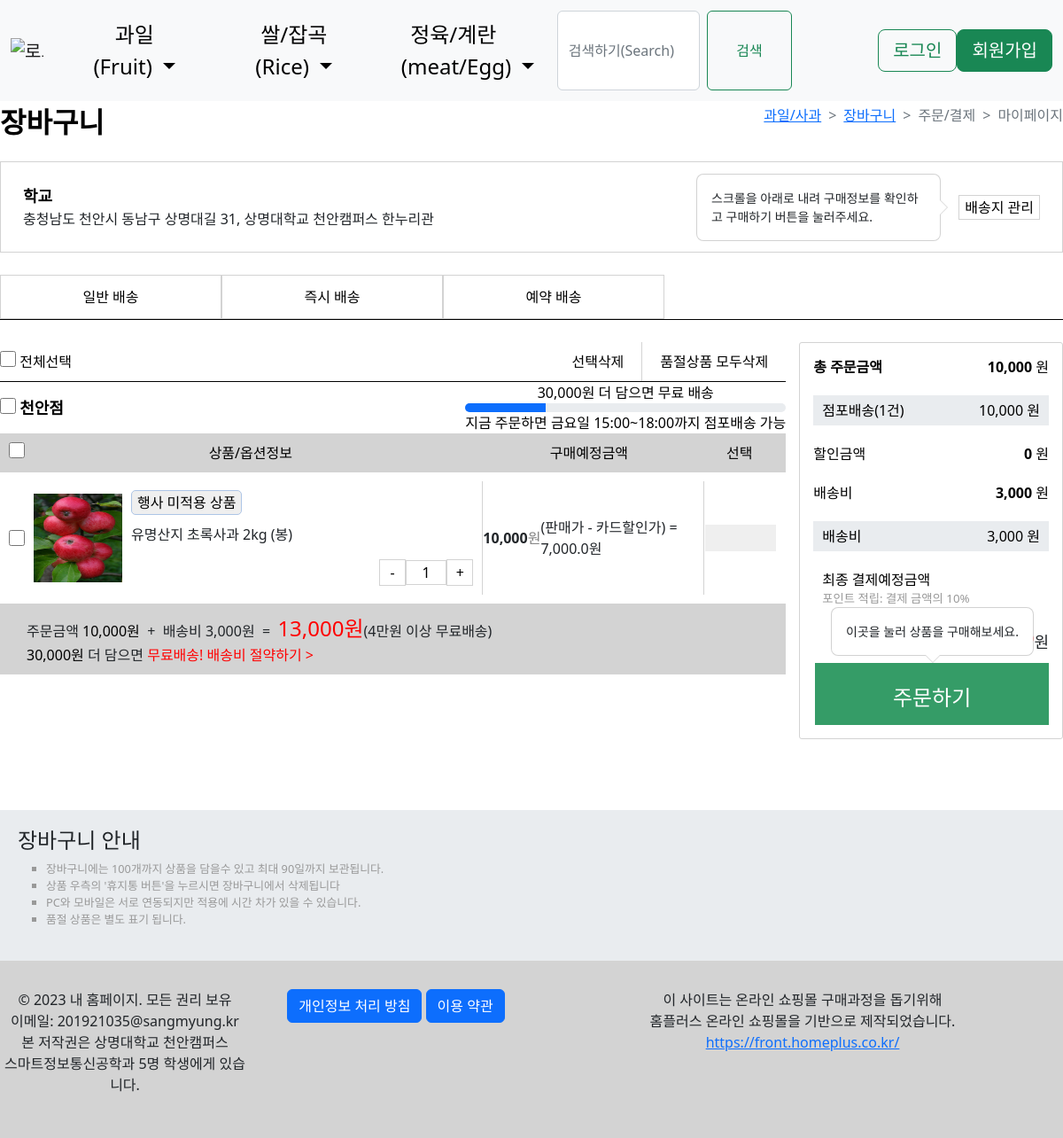
The page /cart/5/ on the database its author committed.
### helpyou/models.py (models this page shows, shortened)
class Product(models.Model):
    categorybig = models.ForeignKey(CategoryBig, on_delete=models.CASCADE, default='')
    categorysmall = models.ForeignKey(CategorySmall, on_delete=models.CASCADE, default='')
    name = models.CharField(max_length=30)  # 상품명
    country = models.CharField(max_length=30) # 원산지
    price = models.IntegerField() # 가격
    unit = models.CharField(max_length=10) # 단위 (개 or BAG) 예) 몇 개당 얼마
    card = models.CharField(max_length=30, null=False, default='3000') # 배송비 3000원
    delivery = models.CharField(max_length=30, null=False, default='3000') # 배송비 3000원
    main_image = models.ImageField(upload_to='helpyou/files/%Y/%m/%d', blank=True) # 메인 이미지
    sub_image1 = models.ImageField(upload_to='helpyou/files/%Y/%m/%d', blank=True) # 서브 이미지 1
    sub_image2 = models.ImageField(upload_to='helpyou/files/%Y/%m/%d', blank=True)  # 서브 이미지 2
    sub_image3 = models.ImageField(upload_to='helpyou/files/%Y/%m/%d', blank=True)  # 서브 이미지 3

### helpyou/views.py (the view)
# urls.py: path('cart/<int:pk>/', views.Cart.as_view()),                   # 장바구니
class Cart(DetailView):
    model = Product
    template_name='helpyou/cart.html'
    product = CategorySmall.objects.all()
    def get_context_data(self, **kwargs):
        context = super(Cart, self).get_context_data()  # lecture_list를 가져옴 # 상위에서 가져오기 때문
        context['categoriesbig'] = CategoryBig.objects.all()  # CategoryBig DB의 내용
        context['categoriessmall'] = CategorySmall.objects.all()  # CategoryBig DB의 내용
        return context

### helpyou/templates/helpyou/cart.html (shortened to what this page needs)
{% extends 'helpyou/base.html' %}
{% load static %}
{% load mathfilters %}
{% load humanize %}
    {% block css_area %}
      <link href="{% static 'helpyou/css/cart.css' %}" rel="stylesheet" type="text/css">
    {% endblock %}
    {% block main_area %}
    <link href="https://cdn.jsdelivr.net/npm/bootstrap@5.2.3/dist/css/bootstrap.min.css" rel="stylesheet"
>
    <div class="cart-title-container">
      <span class="cart-title">장바구니</span>
      <nav style="--bs-breadcrumb-divider: '>';" aria-label="breadcrumb">
        <ol class="breadcrumb">
            <li class="breadcrumb-item"><a href="/category/과일/사과/{{ product.pk }}">과일/사과</a></li>
            <li class="breadcrumb-item"><a href="/cart/{{ product.pk }}">장바구니</a></li>
            <li class="breadcrumb-item active" aria-current="page">주문/결제</li>
            <li class="breadcrumb-item active" aria-current="page">마이페이지</li>
        </ol>
      </nav>
    </div>
    <div class="cart-address-container">
      <div class="cart-address">
        <div class="location-address">
        <span class="location">학교</span>
        <div class="address">
          충청남도 천안시 동남구 상명대길 31, 상명대학교 천안캠퍼스 한누리관
        </div>
      </div>
        <div class="admin-address-button-container">
          <button type="button" class="admin-address-button"
          data-bs-container="body" data-bs-toggle="popover" data-bs-placement="left"
                  data-bs-content="스크롤을 아래로 내려 구매정보를 확인하고 구매하기 버튼을 눌러주세요." id="scrollGuide">배송지 관리</button>
        </div>
      </div>
    </div>
    <div class="bodywrapper">
      <div class="address-method-button-container">
        <div class="address-method-button">
          <button type="button" >일반 배송</button>
          <button type="button" >즉시 배송</button>
          <button type="button" >예약 배송</button>
        </div>
      </div>
      <div class="order-container">
        <div class="order-left-container">
          <div class="all-check-del-container">
            <div class="all-check-container">
              <label for="all-check">
              <input type="checkbox" id="all-check" class="check-check">
              <span>전체선택</span>
            </label>
            </div>
            <div class="del-container">
              <span class="choose-del"> <button type="button" style="border-right: 1px solid lightgray;">선택삭제</button></span>
              <span class="soldout-del"><button type="button">품절상품 모두삭제</button></span>
            </div>
          </div>
          <div class="choose-container">
            <div class="location-freedel-container">
              <div class="location-container">
                <label for="location-check">
                  <input type="checkbox" id="location-check" class="check-check">
                  <span class="location">천안점</span>
                </label>
              </div>
              <div class="free-del-container">
                <div class="freedel-container">
                  <div class="free-del" style="display: inline;"></div><span>{{ 40000|sub:product.price|intcomma }}원 더 담으면 무료 배송</span>
                </div>
                <div class="free-progress-container">
                  <div class="progress" style="height: 10px;">
                    <div class="progress-bar" role="progressbar" aria-label="Example 1px high" style="width: 25%;" aria-valuenow="25" aria-valuemin="0" aria-valuemax="100"></div>
                  </div>
                </div>
                <div class="del-time-container">
                  <span class="del-time">지금 주문하면 금요일 15:00~18:00까지 점포배송 가능</span>
                </div>
              </div>
            </div>
            <div class="option-product-pricedel-container">
              <div class="option-container" id="option-product-pricedel-same">
                <div class="check-title" style="flex: 0;">
                  <input type="checkbox" id="option" class="check-check"></input>
                </div>
                <div class="product-option-title" style="flex: 6;">
                  <span>상품/옵션정보</span>
                </div>
                <div class="buy-expect-title" style="flex: 3;">
                  <span>구매예정금액</span>
                </div>
                <div class="choose-title" style="flex: 1;">
                  <span>선택</span>
                </div>
              </div>
              <div class="buy-expect-container">
                <div class="check" style="flex: 0;"><input type="checkbox" id="option" class="check-check"></input></div>
                <div class=" product-option" style="flex: 6; display: flex; flex-direction: row; align-items: center;">
                  <div class="product-image" style="height: auto; width: auto;">
                      <img src="{{ product.main_image.url }}" alt="{{ product.name }}" width="100px" height="100px"></img>
                  </div>
                  <div class="product-image-right">
                  <div class="product-title-container">
                    <button type="button" class="event-button">행사 미적용 상품 </button>
                    <p class="product-title">{{ product.name }}</p>
                  </div>
                  <div class="adjust-quantity-container">
                    <button class="minus" type="button">-</button>
                      <input type="text" value="1"></input>
                    <button class="plus" type="button">+</button>
                </div>
                </div>
              </div>
                <div class="buy-expect" style="flex: 3;">
                  <div class="expected-price">{{ product.price|intcomma }}</div><span style="color: gray;">원</span>
                  <div>(판매가 - 카드할인가) = {{ product.price|sub:product.card|intcomma }}원</div>
                </div>
                <div class="choose" style="flex: 1;">
                  <button type="button" class="trash-can-button"></button>
                </div>
              </div>
              <div class="delprice-container" id="option-product-pricedel-same">
                <div class="receipt">
                  주문금액 <span class="order-price">{{ product.price|intcomma }}원</span> &nbsp;+ &nbsp;배송비 {{ product.delivery|intcomma }}원 &nbsp;= &nbsp;<span class="total-price">{{ product.price|add:product.delivery|intcomma }}원</span>(4만원 이상 무료배송)
                </div>
                <div class="save-delprice">
                  <span total-product-price>{{40000|sub:product.price|intcomma}}원 </span>더 담으면 <span> <a href="#" style="text-decoration: none; color: red;"> 무료배송! 배송비 절약하기 ></a></span>
                </div>
              </div>
            </div>
          </div>
        </div>
        <div class="order-right-container">
          <div class="total-container">
            <div class="pay-container">
            <div class="right-total-price-container">
              <span id="more-bold">총 주문금액</span>
              <div class="right-total-price">
                <span class="right-total" id="more-bold">{{product.price|intcomma}}</span><span> 원</span>
              </div>
            </div>
          </div>
          <div class="totalbox-container">
            <div class="right-totalbox-price-container">
              <span>점포배송(<span class="num">1</span><span>건)</span></span>
              <div class="right-totlabox-price">
                <span class="right-total">{{ product.price|intcomma }}<span> 원</span></span>
              </div>
            </div>
          </div>
          <div class="discount-container">
            <div class="right-discount-price-container">
              <span>할인금액</span>
              <div class="right-discount-price">
                <span class="right-account" id="more-bold">0</span><span> 원</span>
              </div>
            </div>
          </div>
        <div class="deliver-container">
          <div class="right-deliver-price-container">
            <span>배송비</span>
            <div class="right-deliver-price">
              <span class="right-deliver" id="more-bold">{{ product.delivery|intcomma }}</span><span> 원</span>
            </div>
          </div>
        </div>
        <div class="deliverbox-container">
          <div class="right-deliverbox-price-container">
            <span>배송비</span>
            <div class="right-deliverbox-price">
              <span class="right-deliverbox">{{ product.delivery|intcomma }} 원</span>
            </div>
          </div>
        </div>
      <div class="pay-befo-container">
        <div class="pay-accum-container">
          <span>최종 결제예정금액</span>
          <p class="accum-point">포인트 적립: 결제 금액의 10%</p>
        </div>
        <div class="pay-befo-price-container">
          <span class="right-total" style="color: red; font-size: x-large;">{{product.price|add:product.delivery|intcomma}}</span><sub style="font-size: large;">원</sub>
      </div>
      </div>
      <div class="payment-button" id="target">
        <button type="button" onclick="location.href='/payment/{{ product.pk }}'"
        id="cartPopover"
        data-bs-container="body" data-bs-toggle="popover" data-bs-placement="bottom"
        data-bs-content="이곳을 눌러 상품을 구매해보세요."
        >주문하기</button>
      </div>
    </div>
        </div>
      </div>
      <div class="cart-explain-container">
        <h4>장바구니 안내</h4>
        <ul class="cart-explain">
          <li>장바구니에는 100개까지 상품을 담을수 있고 최대 90일까지 보관됩니다.</li>
          <li>상품 우측의 '휴지통 버튼'을 누르시면 장바구니에서 삭제됩니다</li>
          <li>PC와 모바일은 서로 연동되지만 적용에 시간 차가 있을 수 있습니다.</li>
          <li>품절 상품은 별도 표기 됩니다.</li>
        </ul>
      </div>
    </div>
  {% endblock %}

### helpyou/static/helpyou/css/cart.css (style rules this page uses)
.cart-title-container { margin-bottom: 20px; display: flex; justify-content: space-between; align-items: center; }
.cart-address-container { border: 1px solid lightgray; padding: 25px; margin-bottom: 25px; }
.cart-address { display: flex; justify-content: space-between; align-items: center; }
.cart-title { font-size: xx-large; font-weight: bold; }
.admin-address-button { border: 1px solid lightgray; background-color: white; }
.address-method-button-container { border-bottom: 1px solid black; margin-bottom: 25px; }
.address-method-button { display: flex; gap: 0; }
.address-method-button button { padding: 10px 20px; background-color: white; color: black; border: 1px solid lightgray; width: 250px; height: 50px; }
.order-container { display: flex; }
.order-left-container { flex: 9; }
.check-check { width: 18px; height: 18px; }
.all-check-del-container { display: flex; justify-content: space-between; align-items: center; border-bottom: 1px solid black; }
.del-container { display: flex; gap: 0; }
.del-container button { padding: 10px 20px; background-color: white; color: black; border: none; text-align: center; }
.location-freedel-container { display: flex; justify-content: space-between; align-items: center; }
.location { font-weight: bold; text-align: center; font-size: 18px; }
.free-del-container { text-align: center; }
.freedel-container { color: red; }
.option-container { background-color: lightgrey; padding: 10px; text-align: center; display: flex; }
.buy-expect-container { display: flex; }
.total-price { color: red; font-size: x-large; }
.delprice-container { background-color: lightgrey; padding: 10px; }
.delprice-container div { margin-left: 20px; }
.buy-expect-container { padding: 10px; display: flex; }
.check { display: flex; justify-content: center; align-items: center; }
.product-option { padding: 10px; }
.event-button { width: auto; height: auto; color: black; font-size: 16px; border: 1px solid rgb(173, 197, 230); cursor: pointer; border-radius: 5px; }
.product-image-right { display: flex; flex-direction: column; flex: auto; margin-left: 10px; }
.product-title { margin-top: 10px; }
.adjust-quantity-container { display: flex; justify-content: right; align-items: center; }
.adjust-quantity-container button { background-color: white; color: black; border: 1px solid lightgray; width: 30px; height: 30px; text-align: center; }
.adjust-quantity-container input[type="text"] { width: 12%; box-sizing: border-box; border: 1px solid lightgray; text-align: center; }
.buy-expect { display: flex; justify-content: center; align-items: center; border-right: 1px solid lightgray; border-left: 1px solid lightgray; }
.expected-price { font-weight: bold; }
.choose { display: flex; justify-content: center; align-items: center; }
.trash-can-button { border: none; width: 80px; height: 30px; }
.order-right-container { flex: 3; border: 1px solid lightgray; border-radius: 3px; margin-left: 15px; }
.total-container { padding: 15px; }
.right-total-price-container, .right-discount-price-container, .right-deliver-price-container { display: flex; justify-content: space-between; align-items: center; margin-bottom: 20px; }
.right-deliverbox-price-container, .right-totalbox-price-container { display: flex; justify-content: space-between; align-items: center; padding: 5px 10px 5px 10px; background-color: #e9ecef; margin-bottom: 20px; }
#more-bold { font-weight: bold; }
.pay-befo-container { display: flex; flex-direction: column; flex: auto; margin-left: 10px; }
.pay-befo-price-container { display: flex; justify-content: right; align-items: center; }
.accum-point { font-size: smaller; color: #999; }
.payment-button { display: flex; justify-content: center; align-items: center; }
.payment-button button { -webkit-box-flex: 1; flex-grow: 1; min-width: 250px; height: 70px; margin-left: 2px; margin-top: 10px; line-height: 75px; font-size: 24px; color: rgb(255, 255, 255); background-color: rgb(53, 156, 103); border: none; }
.cart-explain-container { background-color: #e9ecef; padding: 20px; margin-top: 5rem; }
.cart-explain li { list-style-type: square; color: #999; font-size: 0.8em; }

### helpyou/static/helpyou/css/nav.css (style rules this page uses)
span { color: #000000; }

### helpyou/static/helpyou/css/footer.css (style rules this page uses)
html { position: relative; min-height: 100%; }
body { margin: 0; }

### rows shown on the page
Product: price "30,000", main_image (picture), name "유명산지 초록사과 2kg (봉)", price "10,000", price|sub "7,000.0", delivery "3,000", price|add "13,000"
